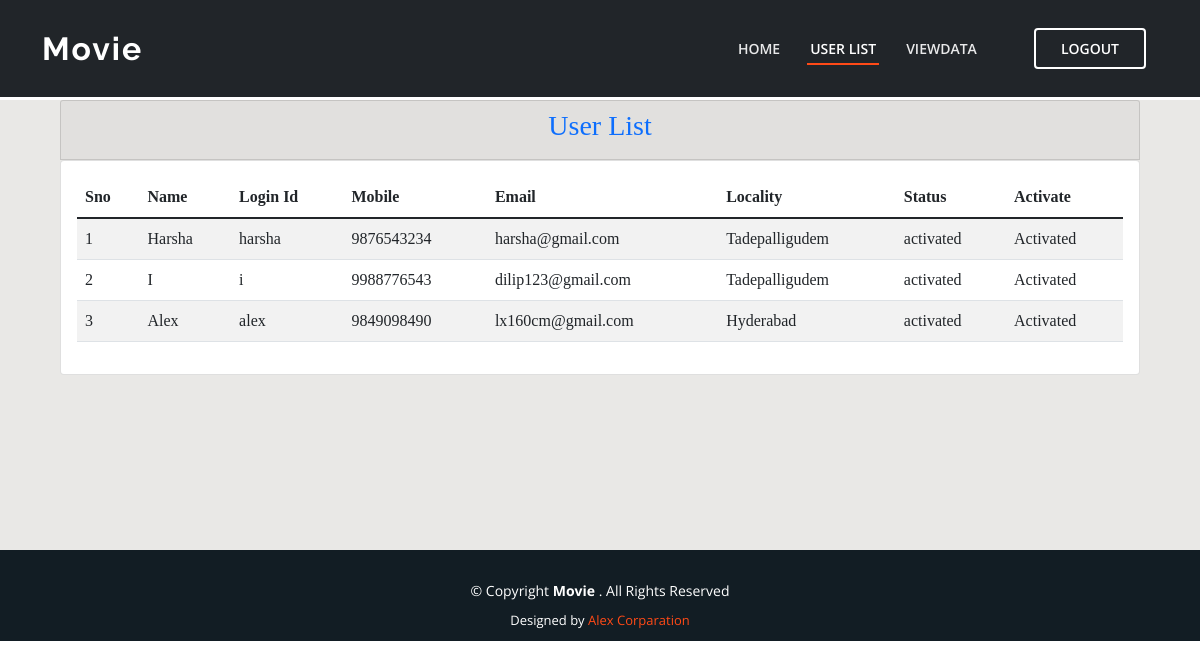
Page /ViewRegisteredUsers/ on the committed database.
### users/models.py (models this page shows, shortened)
class UserRegistrationModel(models.Model):
    name = models.CharField(max_length=100)
    loginid = models.CharField(unique=True, max_length=100)
    password = models.CharField(max_length=100)
    mobile = models.CharField(unique=True, max_length=100)
    email = models.CharField(unique=True, max_length=100)
    locality = models.CharField(max_length=100)
    address = models.CharField(max_length=1000)
    city = models.CharField(max_length=100)
    state = models.CharField(max_length=100)
    status = models.CharField(max_length=100)
    class Meta:
        db_table = 'UserRegistrations'

### admins/views.py (the view)
# urls.py: path("ViewRegisteredUsers/", admins.ViewRegisteredUsers, name="ViewRegisteredUsers"),
def ViewRegisteredUsers(request):
    data = UserRegistrationModel.objects.all()
    return render(request, 'admins/RegisteredUsers.html', {'data': data})

### assets/templates/admins/RegisteredUsers.html (shortened to what this page needs)
{% extends 'admins/adminbase.html' %}
{% block user_list %}active{% endblock %}
{% block content %}
    <div class="jumbotron">
        <center>
            <div class="row">
                <div class="col-md-12">
                    <div class="card card-header">
                        <h1 class="text-center h3 text-primary"> User List</h1>
                    </div>
                    <div class="card card-body">
                        <table  class="table table-striped table-hover">
                            <thead>
                            <tr>
                                <th scope="col">Sno</th>
                                <th scope="col">Name</th>
                                <th scope="col">Login Id</th>
                                <th scope="col">Mobile</th>
                                <th scope="col">Email</th>
                                <th scope="col">Locality</th>
                                <th scope="col">Status</th>
                                <th scope="col">Activate</th>
                            </tr>
                            </thead>
                            <tbody>
                            {% for user in data %}
                                <tr>
                                    <td>{{ forloop.counter }}</td>
                                    <td>{{ user.name|capfirst }}</td>
                                    <td>{{ user.loginid }}</td>
                                    <td>{{ user.mobile }}</td>
                                    <td>{{ user.email }}</td>
                                    <td>{{ user.locality }}</td>
                                    <td>{{ user.status }}</td>
                                    {% if user.status == 'waiting' %}
                                        <td>
                                            <a class="btn-link" href="/AdminActivaUsers/?uid={{ user.id }}"
                                               style="color:DARKBLUE">Activate</a>
                                        </td>
                                    {% else %}
                                        <td> Activated</td>
                                    {% endif %}
                                </tr>
                            {% endfor %}
                            </tbody>
                        </table>
                    </div>
                </div>
            </div>
        </center>
    </div>
{% endblock %}

### assets/templates/admins/adminbase.html (shortened to what this page needs)
{% load static %}
<!DOCTYPE html>
<html lang="en">
<head>
  <link href="{% static 'assets/vendor/aos/aos.css' %}" rel="stylesheet">
  <link href="{% static 'assets/vendor/bootstrap/css/bootstrap.min.css' %}" rel="stylesheet">
  <link href="{% static 'assets/vendor/bootstrap-icons/bootstrap-icons.css' %}" rel="stylesheet">
  <link href="{% static 'assets/vendor/boxicons/css/boxicons.min.css' %}" rel="stylesheet">
  <link href="{% static 'assets/vendor/glightbox/css/glightbox.min.css' %}" rel="stylesheet">
  <link href="{% static 'assets/vendor/remixicon/remixicon.css' %}" rel="stylesheet">
  <link href="{% static 'assets/vendor/swiper/swiper-bundle.min.css' %}" rel="stylesheet">
  <link href="{% static 'assets/css/style.css' %}" rel="stylesheet">
</head>
<body>
  <header id="header" class="fixed-top bg-dark">
    <div class="container d-flex align-items-center justify-content-between">
      <h1 class="logo"><a href="{% url 'AdminHome' %}"> Movie </a></h1>
      <nav id="navbar" class="navbar">
        <ul>
          <li><a class="nav-link scrollto {% block admin_home %} {% endblock %}" href="{% url 'AdminHome' %}">Home</a></li>
          <li><a class="nav-link scrollto {% block user_list %} {% endblock %} " href="{% url 'ViewRegisteredUsers' %}">User List</a></li>
          <li><a class="nav-link scrollto {% block adminviewdata %} {% endblock %} " href="{% url 'admin_viewdata_set' %}">ViewData</a></li>
          <li><a class="getstarted scrollto" href="{% url 'UserLogin' %}">LogOut</a></li>
        </ul>
      </nav>
    </div>
  </header>
   {% block content %} {% endblock %}
  <footer id="footer">
  <div class="container">
    <div class="copyright">
      &copy; Copyright <strong><span> Movie </span></strong>. All Rights Reserved
    </div>
    <div class="credits">
      Designed by <a href="/">Alex Corparation</a>
    </div>
  </div>
</footer>
</body>
</html>

### assets/static/assets/css/style.css (style rules this page uses)
body { font-family: "Open Sans", sans-serif; color: #444444; }
a { color: #ff4a17; text-decoration: none; }
h1, h2, h3, h4, h5, h6 { font-family: "Raleway", sans-serif; }
#header { transition: all 0.5s; z-index: 997; padding: 20px 0; }
#header .logo { font-size: 32px; margin: 0; padding: 0; line-height: 1; font-weight: 700; letter-spacing: 2px; }
#header .logo a { color: #fff; }
.navbar { padding: 0; }
.navbar ul { margin: 0; padding: 0; display: flex; list-style: none; align-items: center; }
.navbar li { position: relative; }
.navbar > ul > li { white-space: nowrap; padding: 8px 12px; }
.navbar a, .navbar a:focus { display: flex; align-items: center; position: relative; justify-content: space-between; padding: 0 3px; font-size: 14px; text-transform: uppercase; font-weight: 600; color: rgba(255, 255, 255, 0.9); white-space: nowrap; transition: 0.3s; }
.navbar > ul > li > a:before { content: ""; position: absolute; width: 100%; height: 2px; bottom: -6px; left: 0; background-color: #ff4a17; visibility: hidden; width: 0px; transition: all 0.3s ease-in-out 0s; }
.navbar a:hover:before, .navbar li:hover > a:before, .navbar .active:before { visibility: visible; width: 100%; }
.navbar a:hover, .navbar .active, .navbar .active:focus, .navbar li:hover > a { color: #fff; }
.navbar .getstarted, .navbar .getstarted:focus { padding: 8px 25px; margin-left: 30px; border-radius: 4px; color: #fff; border: 2px solid #fff; }
.navbar > ul > li > .getstarted:before { visibility: hidden; }
#footer { background: #121d24; padding: 0 0 10px 0; color: #fff; font-size: 14px; }
#footer .copyright { text-align: center; padding-top: 30px; }
#footer .credits { padding-top: 10px; text-align: center; font-size: 13px; color: #fff; }
#footer .credits a { transition: 0.3s; }

### assets/templates/admins/RegisteredUsers.html (style rules this page uses)
.jumbotron { font-family: "Book Antiqua"; background: #e9e8e6; margin-top: 100px; height: 450px; }
.card { width: 90%; }
.text-primary { font-family: "Book Antiqua"; }

### rows in the picture
UserRegistrationModel: name "Harsha", loginid "harsha", mobile "9876543234", email "harsha@gmail.com", locality "Tadepalligudem", status "activated", shows "Activated"
UserRegistrationModel: name "I", loginid "i", mobile "9988776543", email "dilip123@gmail.com", locality "Tadepalligudem", status "activated", shows "Activated"
UserRegistrationModel: name "Alex", loginid "alex", mobile "9849098490", email "lx160cm@gmail.com", locality "Hyderabad", status "activated", shows "Activated"
